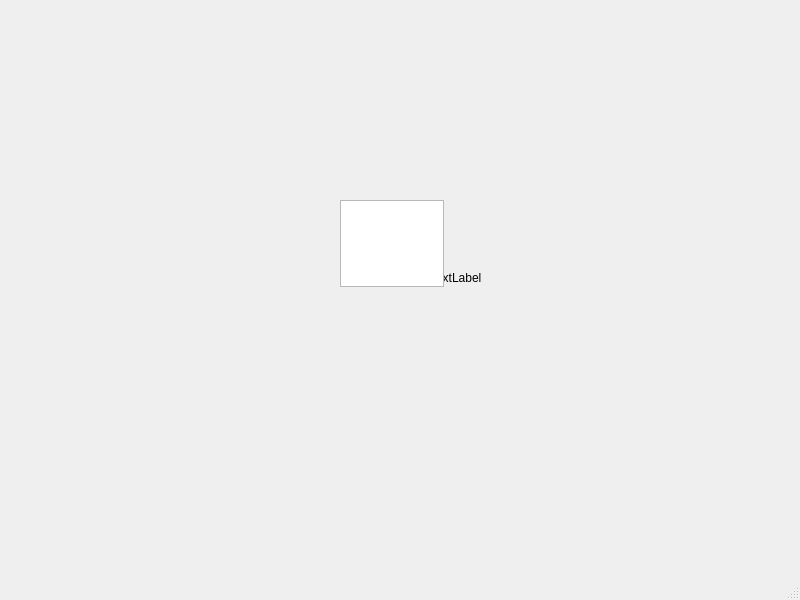
<?xml version="1.0" encoding="UTF-8"?>
<ui version="4.0">
 <class>MainWindow</class>
 <widget class="QMainWindow" name="MainWindow">
  <property name="geometry">
   <rect>
    <x>0</x>
    <y>0</y>
    <width>800</width>
    <height>600</height>
   </rect>
  </property>
  <property name="windowTitle">
   <string>MainWindow</string>
  </property>
  <widget class="QWidget" name="centralwidget">
   <widget class="QLabel" name="label">
    <property name="geometry">
     <rect>
      <x>430</x>
      <y>270</y>
      <width>72</width>
      <height>15</height>
     </rect>
    </property>
    <property name="text">
     <string>TextLabel</string>
    </property>
   </widget>
   <widget class="QTextEdit" name="textEdit">
    <property name="geometry">
     <rect>
      <x>340</x>
      <y>200</y>
      <width>104</width>
      <height>87</height>
     </rect>
    </property>
   </widget>
  </widget>
  <widget class="QMenuBar" name="menubar">
   <property name="geometry">
    <rect>
     <x>0</x>
     <y>0</y>
     <width>800</width>
     <height>26</height>
    </rect>
   </property>
  </widget>
  <widget class="QStatusBar" name="statusbar"/>
 </widget>
 <resources/>
 <connections/>
</ui>
